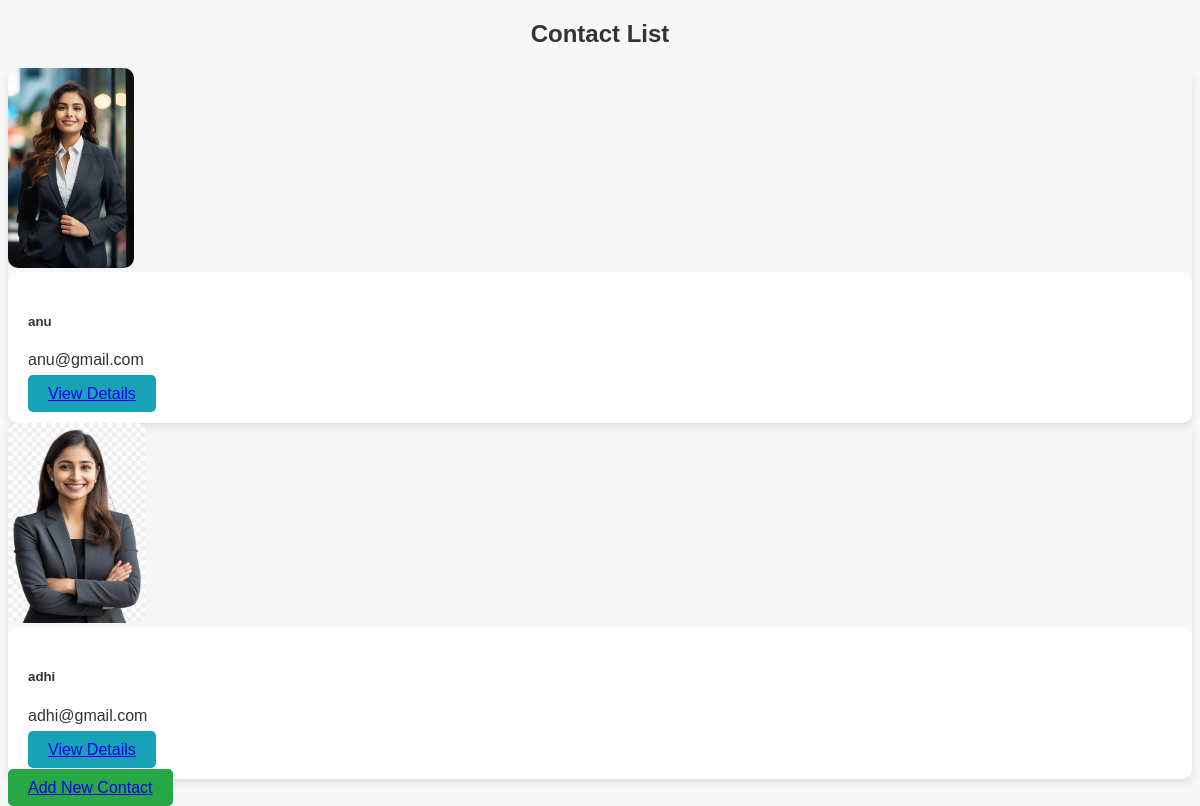
Before: / with the older database file.
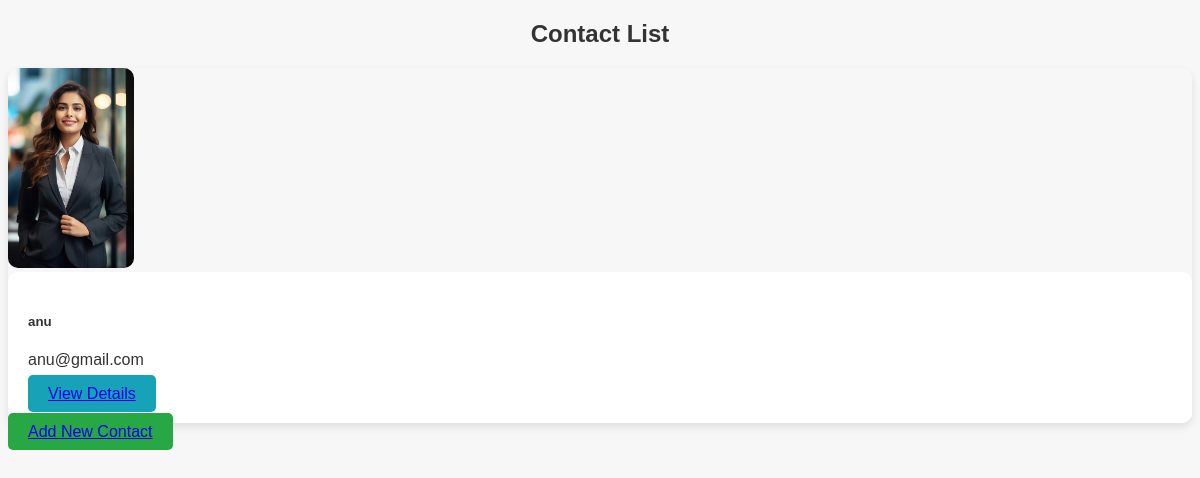
After: the same page with the newer database file.
### c_app/models.py (models this page shows)
class Contact(models.Model):
    name = models.CharField(max_length=100)
    email = models.EmailField()
    phone = models.CharField(max_length=15)
    alternative_phone = models.CharField(max_length=15, blank=True, null=True)
    image = models.ImageField(upload_to='contact_images/',blank=True, null=True)

### c_app/views.py (the view)
# urls.py: path('', views.list_contacts, name='list_contacts'),
def list_contacts(request):
    contacts = Contact.objects.all()
    return render(request, 'contacts/list_contacts.html', {'contacts': contacts})

### templates/contacts/list_contacts.html (shortened to what this page needs)
<!DOCTYPE html>
<html lang="en">
<head>
    {%load static%}
    <link rel="stylesheet" href="{% static 'css/style.css' %}">
</head>
<body>
    {% block content %}
    <h2 class="text-center mb-4">Contact List</h2>
    <div class="row">
        {% for contact in contacts %}
            <div class="col-md-4">
                <div class="card shadow mb-4">
                    <img src="{{ contact.image.url }}" class="card-img-top" alt="{{ contact.name }}" style="height: 200px; object-fit: cover;">
                    <div class="card-body">
                        <h5 class="card-title">{{ contact.name }}</h5>
                        <p class="card-text">{{ contact.email }}</p>
                        <a href="{{ contact.id }}/" class="btn btn-info">View Details</a>
                    </div>
                </div>
            </div>
        {% endfor %}
    </div>
    <a href="add/" class="btn btn-success mt-4">Add New Contact</a>
    {% endblock %}
</body>
</html>

### static/css/style.css (style rules this page uses)
body { font-family: 'Arial', sans-serif; background-color: #f7f7f7; color: #333; }
.card { border-radius: 10px; box-shadow: 0 4px 8px rgba(0, 0, 0, 0.1); }
.card-body { background-color: #fff; border-radius: 10px; padding: 20px; }
.card-img-top { max-height: 200px; object-fit: cover; border-radius: 10px; }
.btn { padding: 10px 20px; font-size: 1rem; border-radius: 5px; }
.btn-info { background-color: #17a2b8; border: none; }
.btn-success { background-color: #28a745; border: none; }
.text-center { text-align: center; }

Changed rows visible on the page:
removed Contact: image (picture), name "adhi", email "adhi@gmail.com"
